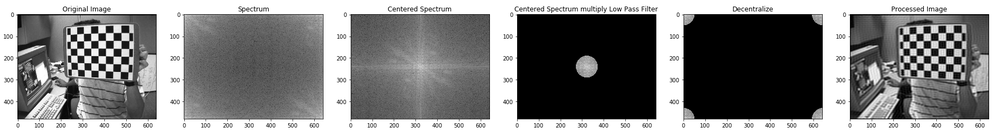
#> input picture Image Processing/l1.png, 1000 x 133 px, shrunk from 1839 x 244 before the run
$ python fourier_trnsfrm.py
#> lines starting #> are read from the running program, lines starting #| are printed output that depends on the picture
import cv2
import numpy as np
import matplotlib.pyplot as plt
import urllib.request
plt.figure(figsize=(6.4*5, 4.8*5), constrained_layout=False)
urllib.request.urlretrieve("https://ichef.bbci.co.uk/news/976/cpsprodpb/DBB7/production/_122074265_hi071843849.jpg", "l1.png")
#> (this line was passed over: the network is not available in this run)

img_c1 = cv2.imread("l1.png", 0)
#> img_c1 is the input picture: shape (133, 1000); min 0, max 255, mean 131.8
img_c2 = np.fft.fft2(img_c1)
img_c3 = np.fft.fftshift(img_c2)
img_c4 = np.fft.ifftshift(img_c3)
img_c5 = np.fft.ifft2(img_c4)

plt.subplot(151), plt.imshow(img_c1, "gray"), plt.title("Original Image")
plt.subplot(152), plt.imshow(np.log(1+np.abs(img_c2)), "gray"), plt.title("Spectrum")
plt.subplot(153), plt.imshow(np.log(1+np.abs(img_c3)), "gray"), plt.title("Centered Spectrum")
plt.subplot(154), plt.imshow(np.log(1+np.abs(img_c4)), "gray"), plt.title("Decentralized")
plt.subplot(155), plt.imshow(np.abs(img_c5), "gray"), plt.title("Processed Image")

plt.show()
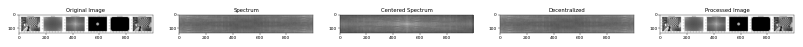
#> figure drawn by matplotlib, 5 panels

$ run again, with Image Processing/img1.png copied over Image Processing/l1.png
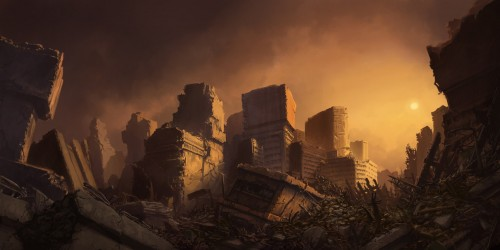
#> input picture Image Processing/img1.png, 500 x 250 px
#> `img_c1 = cv2.imread("l1.png", 0)`:
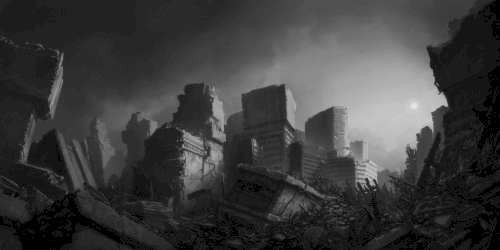
#> img_c1: shape (250, 500); min 0, max 228, mean 60.7
